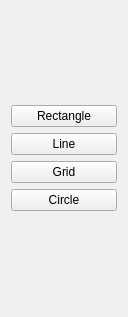
<?xml version="1.0" encoding="UTF-8"?>
<ui version="4.0">
 <class>ShapeDrawer</class>
 <widget class="QWidget" name="ShapeDrawer">
  <property name="geometry">
   <rect>
    <x>0</x>
    <y>0</y>
    <width>128</width>
    <height>317</height>
   </rect>
  </property>
  <property name="windowTitle">
   <string>Form</string>
  </property>
  <layout class="QGridLayout" name="gridLayout">
   <item row="0" column="0">
    <layout class="QVBoxLayout" name="verticalLayout">
     <item>
      <widget class="QPushButton" name="drawRectButton">
       <property name="text">
        <string>Rectangle</string>
       </property>
      </widget>
     </item>
     <item>
      <widget class="QPushButton" name="drawLineButton">
       <property name="text">
        <string>Line</string>
       </property>
      </widget>
     </item>
     <item>
      <widget class="QPushButton" name="drawGridButton">
       <property name="text">
        <string>Grid</string>
       </property>
      </widget>
     </item>
     <item>
      <widget class="QPushButton" name="drawCircleButton">
       <property name="text">
        <string>Circle</string>
       </property>
      </widget>
     </item>
    </layout>
   </item>
  </layout>
 </widget>
 <resources/>
 <connections/>
</ui>
